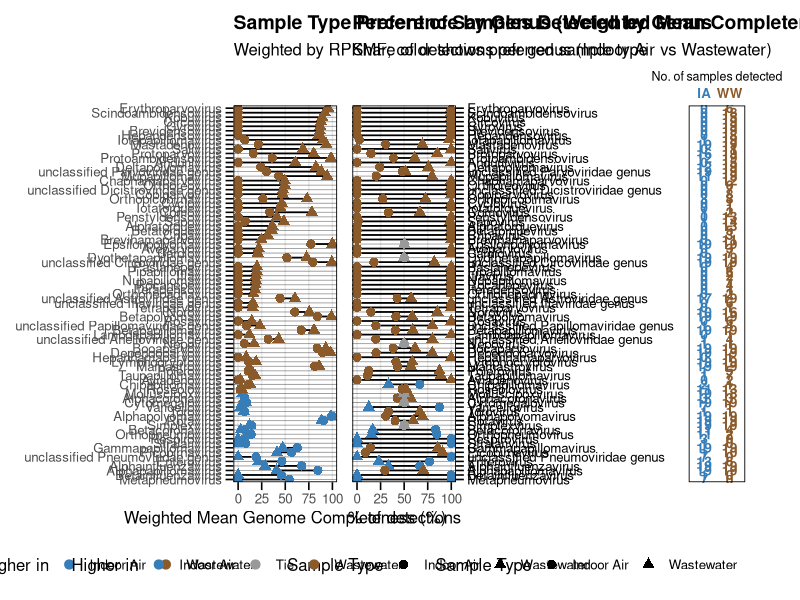

This figure's R source:
## Supplementary Figure 1: Sample type preference and detection share by genus
##For the other supplementary figures/tables, please see each related script##
library(dplyr)
library(tidyr)
library(readr)
library(ggplot2)
library(stringr)
library(patchwork)

# Load pre-filtered data (run filter_data.R first)
data_matched <- read_csv("filtered_data/data_filtered_matched.csv", show_col_types = FALSE)
metadata_matched <- read_csv("data/metadata_matched.csv", show_col_types = FALSE)

# -- Panel A: Sample type preference (weighted mean genome completeness) --

pref_summary <- data_matched %>%
  mutate(genome_completeness = (covered_bases / reference_length) * 100) %>%
  filter(is.finite(genome_completeness), genome_completeness >= 0, genome_completeness <= 100) %>%
  mutate(sample_type = if_else(sample_type == "Indoor Air", "Indoor_Air", sample_type)) %>%
  group_by(genus, sample_type) %>%
  summarise(
    weighted_mean_comp = if_else(
      sum(RPKMF, na.rm = TRUE) > 0,
      weighted.mean(genome_completeness, w = RPKMF, na.rm = TRUE),
      mean(genome_completeness, na.rm = TRUE)
    ),
    n = n(),
    .groups = "drop"
  )

pref_wide <- pref_summary %>%
  pivot_wider(
    names_from = sample_type,
    values_from = c(weighted_mean_comp, n),
    values_fill = list(weighted_mean_comp = 0, n = 0)
  ) %>%
  mutate(
    preference = case_when(
      weighted_mean_comp_Indoor_Air > weighted_mean_comp_Wastewater ~ "Indoor Air",
      weighted_mean_comp_Indoor_Air < weighted_mean_comp_Wastewater ~ "Wastewater",
      TRUE ~ "Tie"
    )
  )

genus_order_levels <- pref_wide %>%
  arrange(desc(weighted_mean_comp_Indoor_Air - weighted_mean_comp_Wastewater)) %>%
  pull(genus)

pref_long <- pref_wide %>%
  select(genus, preference, weighted_mean_comp_Indoor_Air, weighted_mean_comp_Wastewater) %>%
  pivot_longer(
    cols = starts_with("weighted_mean_comp_"),
    names_to = "sample_type",
    values_to = "weighted_mean_comp"
  ) %>%
  mutate(
    sample_type = if_else(sample_type == "weighted_mean_comp_Indoor_Air", "Indoor Air", "Wastewater"),
    genus = factor(genus, levels = genus_order_levels)
  )

genus_hlines <- data.frame(genus = levels(pref_long$genus)) %>%
  mutate(y = seq_along(genus))

pref_plot <- ggplot(pref_long, aes(x = weighted_mean_comp, y = genus, color = preference, group = genus)) +
  geom_hline(data = genus_hlines, aes(yintercept = y), color = "black", linewidth = 0.3, alpha = 0.4) +
  geom_line(color = "black", linewidth = 0.6) +
  geom_point(aes(shape = sample_type), size = 2.8) +
  scale_color_manual(values = c("Indoor Air" = "#377EB8", "Wastewater" = "#8B5A2B", "Tie" = "gray60")) +
  scale_shape_manual(values = c("Indoor Air" = 16, "Wastewater" = 17)) +
  scale_y_discrete(limits = genus_order_levels) +
  labs(
    title = "Sample Type Preference by Genus (Weighted Mean Completeness, RPKMF)",
    subtitle = "Weighted by RPKMF; color shows preferred sample type",
    x = "Weighted Mean Genome Completeness (%)",
    y = NULL,
    color = "Higher in",
    shape = "Sample Type"
  ) +
  theme_minimal(base_size = 12) +
  theme(
    panel.grid.minor = element_blank(),
    panel.grid.major.y = element_blank(),
    axis.ticks = element_line(color = "black"),
    axis.ticks.length = unit(0.2, "cm"),
    panel.border = element_rect(color = "black", fill = NA, linewidth = 0.6),
    plot.title = element_text(face = "bold", size = 14),
    legend.position = "bottom",
    plot.margin = margin(5.5, 5.5, 5.5, 5.5)
  )

# -- Panel B: Percent of detections by genus --

genus_samples <- data_matched %>%
  count(genus, sample_type, name = "n_detections") %>%
  tidyr::complete(genus, sample_type, fill = list(n_detections = 0)) %>%
  group_by(genus) %>%
  mutate(
    total_detections = sum(n_detections, na.rm = TRUE),
    pct_samples = if_else(total_detections > 0,
                          100 * n_detections / total_detections,
                          0),
    genus = factor(genus, levels = genus_order_levels)
  ) %>%
  mutate(
    pct_preference = case_when(
      pct_samples[sample_type == "Indoor Air"][1] > pct_samples[sample_type == "Wastewater"][1] ~ "Indoor Air",
      pct_samples[sample_type == "Indoor Air"][1] < pct_samples[sample_type == "Wastewater"][1] ~ "Wastewater",
      TRUE ~ "Tie"
    )
  ) %>%
  ungroup()

# -- Panel C: Number of samples detected per genus --

sample_counts <- data_matched %>%
  group_by(genus, sample_type) %>%
  summarise(n_samples = n_distinct(sample_ID), .groups = "drop") %>%
  tidyr::complete(genus, sample_type, fill = list(n_samples = 0)) %>%
  mutate(genus = factor(genus, levels = genus_order_levels))

pct_long <- genus_samples

genus_hlines_pct <- data.frame(genus = levels(pct_long$genus)) %>%
  mutate(y = seq_along(genus))

pct_plot <- ggplot(pct_long, aes(x = pct_samples, y = genus, color = pct_preference, group = genus)) +
  geom_hline(data = genus_hlines_pct, aes(yintercept = y), color = "black", linewidth = 0.3, alpha = 0.4) +
  geom_line(color = "black", linewidth = 0.6) +
  geom_point(aes(shape = sample_type), size = 2.8) +
  scale_color_manual(values = c("Indoor Air" = "#377EB8", "Wastewater" = "#8B5A2B", "Tie" = "gray60")) +
  scale_shape_manual(values = c("Indoor Air" = 16, "Wastewater" = 17)) +
  scale_y_discrete(limits = genus_order_levels, position = "right") +
  labs(
    title = "Percent of Samples Detected by Genus",
    subtitle = "Share of detections per genus (Indoor Air vs Wastewater)",
    x = "% of detections",
    y = NULL,
    color = "Higher in",
    shape = "Sample Type"
  ) +
  theme_minimal(base_size = 12) +
  theme(
    panel.grid.minor = element_blank(),
    panel.grid.major.y = element_blank(),
    axis.text.y.left = element_blank(),
    axis.ticks.y.left = element_blank(),
    axis.text.y.right = element_text(color = "black"),
    axis.ticks.y.right = element_line(color = "black"),
    axis.ticks = element_line(color = "black"),
    axis.ticks.length = unit(0.2, "cm"),
    panel.border = element_rect(color = "black", fill = NA, linewidth = 0.6),
    plot.title = element_text(face = "bold", size = 14),
    legend.position = "bottom",
    plot.margin = margin(5.5, 5.5, 5.5, 5.5)
  )

count_plot <- ggplot(sample_counts,
                     aes(x = sample_type, y = genus, label = n_samples, color = sample_type)) +
  geom_text(fontface = "bold", size = 3.5) +
  scale_color_manual(values = c("Indoor Air" = "#377EB8", "Wastewater" = "#8B5A2B")) +
  scale_y_discrete(limits = genus_order_levels) +
  scale_x_discrete(
    position = "top",
    labels = c("Indoor Air" = "IA", "Wastewater" = "WW")
  ) +
  labs(x = "No. of samples detected", y = NULL) +
  theme_minimal(base_size = 12) +
  theme(
    axis.text.y = element_blank(),
    axis.ticks.y = element_blank(),
    axis.text.x.top = element_text(color = c("#377EB8", "#8B5A2B"), face = "bold"),
    axis.title.x.top = element_text(size = 9, color = "black"),
    panel.grid = element_blank(),
    panel.border = element_rect(color = "black", fill = NA, linewidth = 0.6),
    legend.position = "none",
    plot.margin = margin(5.5, 5.5, 5.5, 2)
  )

supp_fig1 <- pref_plot | pct_plot | count_plot +
  plot_layout(widths = c(3, 2, 0.1))

print(supp_fig1)

# -- Species detection table (n unique samples per species per sample type) --
# Uncomment to generate and save as CSV (fill in potential_host column manually).
#
# species_table <- data_matched %>%
#   group_by(species, sample_type) %>%
#   summarise(n_samples = n_distinct(sample_ID), .groups = "drop") %>%
#   tidyr::pivot_wider(
#     names_from = sample_type,
#     values_from = n_samples,
#     values_fill = 0
#   ) %>%
#   arrange(desc(rowSums(across(where(is.numeric))))) %>%
#   mutate(potential_host = "")
# 
# # Ensure both columns exist even if a sample type had no detections
# if (!"Indoor Air" %in% names(species_table)) species_table$`Indoor Air` <- 0L
# if (!"Wastewater" %in% names(species_table)) species_table$Wastewater <- 0L
# 
# species_table <- species_table %>%
#   select(species, `Indoor Air`, Wastewater, potential_host)
# 
# cat("\n--- Species Detection Table (n samples detected) ---\n")
# print(species_table, n = Inf)
# 
# write_csv(species_table, "filtered_data/species_detection_table.csv")
# cat("✓ Saved to filtered_data/species_detection_table.csv\n")
